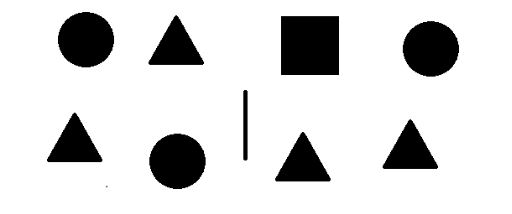
#> input picture benthospic.JPG, 512 x 214 px, found by its file name
$ python detect_shapes.py
#> lines starting #> are read from the running program, lines starting #| are printed output that depends on the picture; after the words box and inside, x2 and y2 are one past the last pixel; in counts of white or black regions, pixels touching at a corner belong together
### shapedetector.py
# import the necessary packages
import cv2 as cv

class ShapeDetector:
    lines = 0
    triangles = 0
    squares = 0
    circles = 0

    def __init__(self):
        pass

    def detect(self, c):
        """initialize the shape name and approximate the contour"""
        shape = "undefined"
        peri = cv.arcLength(c, True)
        approx = cv.approxPolyDP(c, 0.04 * peri, True)

        # if shape is a line, it will have 2 vertices
        if len(approx) == 2:
            shape = "line"
            self.lines += 1

        # if shape is a triangle, it will have 3 vertices
        elif len(approx) == 3:
            shape = "triangle"
            self.triangles += 1

        # if shape is a square, it will have 4 vertices
        elif len(approx) == 4:
            shape = "square"
            self.squares += 1

        # otherwise the shape is a circle
        else:
            shape = "circle"
            self.circles += 1

    def print_figures(self):
        print('Lines - ' + str(self.lines))
        print('Triangles - ' + str(self.triangles))
        print('Circles - ' + str(self.circles))
        print('Squares - ' + str(self.squares) + '\n')

### detect_shapes.py
from shapedetector import ShapeDetector
import cv2 as cv
import imutils

image = cv.imread('benthospic.jpg')
#> image is the input picture: shape (214, 512, 3); min 0, max 255, mean 215.4
grey = cv.cvtColor(image, cv.COLOR_BGR2GRAY)

# convert the image to grayscale, blur it slightly,
# and threshold it
blurred = cv.GaussianBlur(grey, (5, 5), 0)
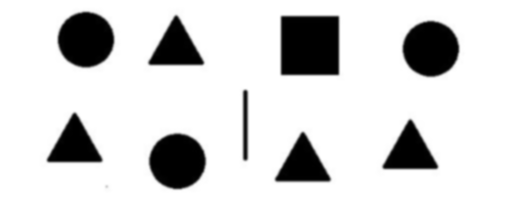
#> blurred: shape (214, 512); min 0, max 255, mean 215.4
thresh = cv.threshold(blurred, 60, 255, cv.THRESH_BINARY_INV)[1]
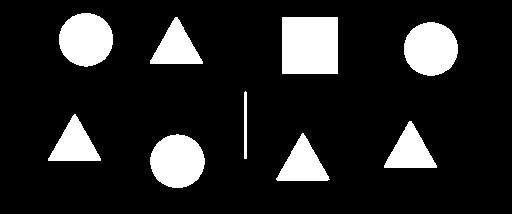
#> thresh: shape (214, 512); 14.3% white; 9 white regions

# find contours in the thresholded image and initialize the
# shape detector
cnts = cv.findContours(thresh.copy(), cv.RETR_EXTERNAL, cv.CHAIN_APPROX_SIMPLE)
#> cnts = 9 contours; largest, box (x1, y1, x2, y2) and area: (282, 17, 338, 74) 3080, (150, 134, 205, 188) 2220, (404, 22, 458, 76) 2212, (59, 13, 113, 67) 2204, (276, 133, 330, 181) 1305
cnts = imutils.grab_contours(cnts)
sd = ShapeDetector()
# loop over the contours
for c in cnts:

    shape = sd.detect(c)
    cv.drawContours(image, [c], 0, (0, 255, 0), 2)
    cv.imshow('contours', image)
#> this loop made 9 passes
#> (shape, peri in detect, approx in detect) on passes 2, 3, 4, 8: ('triangle', 168.4, [[302, 133], [276, 179], [329, 179]]), ('triangle', 166.7, [[409, 121], [384, 167], [436, 167]]), ('triangle', 166.1, [[75, 114], [48, 160], [100, 160]]), ('triangle', 166.7, [[175, 17], [150, 63], [202, 63]])
#> (shape, peri in detect) on passes 1, 6, 9: ('circle', 177.7), ('circle', 176.9), ('circle', 176.3)
#> pass 1, `cv.imshow('contours', image)`:
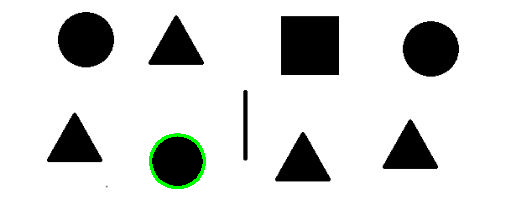
#> window 'contours': shape (214, 512, 3); mean B, G, R 215.2, 216.6, 215.2
#> pass 2, `cv.imshow('contours', image)`:
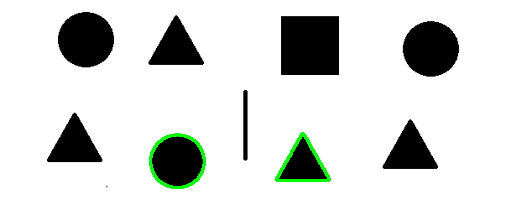
#> window 'contours': shape (214, 512, 3); mean B, G, R 215, 217.6, 215
#> after the loop:
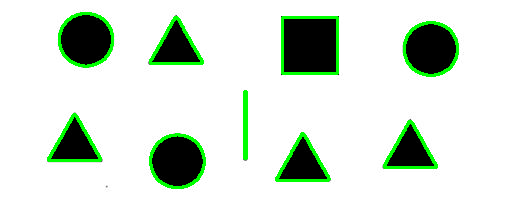
#> image: shape (214, 512, 3); 4.46% of pixels changed, all inside (x1, y1, x2, y2) = (47, 12, 459, 189)

sd.print_figures()
#| Lines - 1
#| Triangles - 4
#| Circles - 3
#| Squares - 1
cv.waitKey(0)
